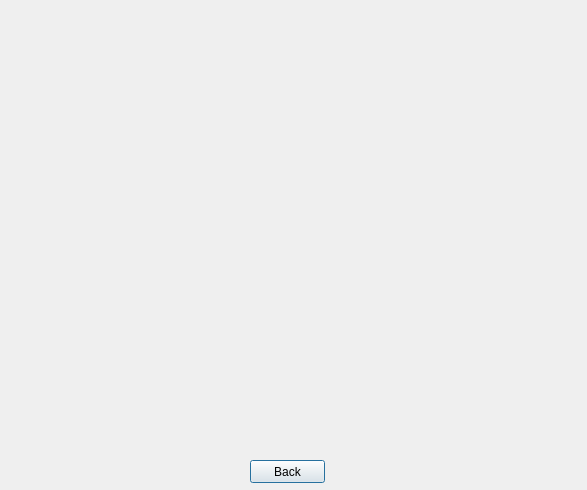
<?xml version="1.0" encoding="UTF-8"?>
<ui version="4.0">
 <class>simWindow</class>
 <widget class="QDialog" name="simWindow">
  <property name="geometry">
   <rect>
    <x>0</x>
    <y>0</y>
    <width>587</width>
    <height>490</height>
   </rect>
  </property>
  <property name="windowTitle">
   <string>Dialog</string>
  </property>
  <widget class="QPushButton" name="backBTN">
   <property name="geometry">
    <rect>
     <x>250</x>
     <y>460</y>
     <width>75</width>
     <height>23</height>
    </rect>
   </property>
   <property name="text">
    <string>Back</string>
   </property>
  </widget>
 </widget>
 <resources/>
 <connections/>
</ui>
